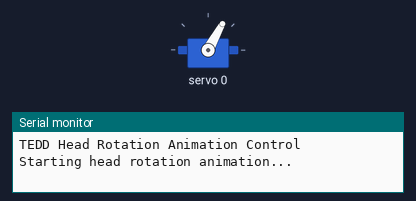
The sketch below on a simulated Arduino Uno, built with avr-gcc and run on an emulated ATmega328P. Shown: servo, the last lines printed to the serial monitor.

Above: at 0.05 s.
At 1.6 s:
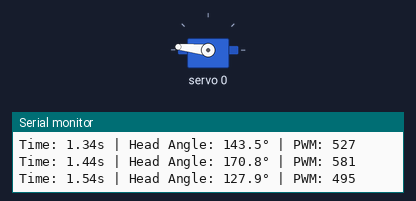
At 1.8 s:
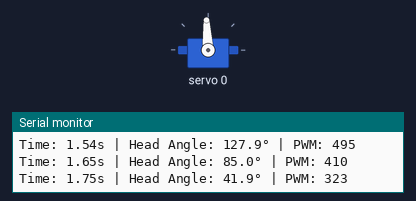
At 3.2 s:
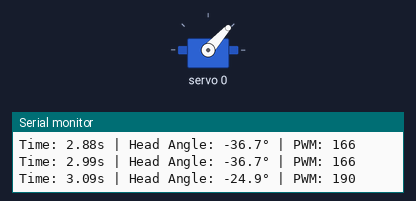
Timing chart, 0 to 7.7 s (numbered marks = the images above):
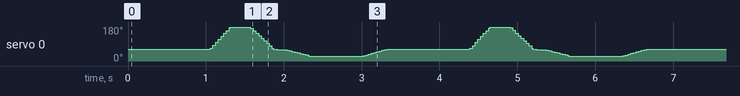

The sketch:

spinServo_teensy.ino
```cpp
#include <Wire.h>
#include <Adafruit_PWMServoDriver.h>

Adafruit_PWMServoDriver pwm = Adafruit_PWMServoDriver();

#define SERVO_FREQ 50
#define HEAD_SERVO_CHANNEL 0  // Use channel 0 for head rotation

// Servo PWM range for your setup
#define SERVO_MIN 150   // Your minimum PWM value
#define SERVO_MAX 600   // Your maximum PWM value
#define SERVO_CENTER 375 // Center position

// Animation timing
#define FRAME_RATE 60   // 60 FPS from your animation data
#define FRAME_DELAY_MS (1000 / FRAME_RATE)  // 16.67ms per frame

// Head rotation keyframe data (extracted from your JSON)
struct Keyframe {
  int frame;
  float time;
  float value;  // Rotation angle in degrees
};

// Key head rotation values from your animation
Keyframe headRotationKeyframes[] = {
  {1, 0.0167, 0},
  {62, 1.033, 0.911},
  {73, 1.217, 90},
  {85, 1.417, 180},
  {98, 1.633, 90},
  {111, 1.85, 0},
  {120, 2.0, -0.294},
  {139, 2.317, -36.661},
  {180, 3.0, -36.661},
  {197, 3.283, 0},
  {200, 3.333, 0}
};

int numKeyframes = sizeof(headRotationKeyframes) / sizeof(headRotationKeyframes[0]);
int currentKeyframe = 0;
unsigned long animationStartTime;
unsigned long lastFrameTime = 0;

void setup() {
  Serial.begin(115200);
  Serial.println("TEDD Head Rotation Animation Control");

  Wire.begin();
  pwm.begin();
  pwm.setOscillatorFrequency(27000000);
  pwm.setPWMFreq(SERVO_FREQ);

  delay(10);

  // Start animation
  animationStartTime = millis();
  Serial.println("Starting head rotation animation...");
}

void loop() {
  unsigned long currentTime = millis();

  // Calculate animation time in seconds
  float animationTime = (currentTime - animationStartTime) / 1000.0;

  // Get current head rotation angle from animation data
  float headAngle = getHeadRotationAtTime(animationTime);

  // Convert angle to servo PWM value
  int servoPWM = angleToServoPWM(headAngle);

  // Send PWM signal to head servo
  pwm.setPWM(HEAD_SERVO_CHANNEL, 0, servoPWM);

  // Print debug info every 100ms
  if (currentTime - lastFrameTime >= 100) {
    lastFrameTime = currentTime;
    Serial.print("Time: ");
    Serial.print(animationTime, 2);
    Serial.print("s | Head Angle: ");
    Serial.print(headAngle, 1);
    Serial.print("° | PWM: ");
    Serial.println(servoPWM);
  }

  // Loop animation every 3.33 seconds
  if (animationTime >= 3.33) {
    animationStartTime = millis();
    Serial.println("Restarting animation...");
  }

  delay(FRAME_DELAY_MS);  // Maintain 60 FPS timing
}

// Function to get head rotation angle at specific time
float getHeadRotationAtTime(float time) {
  // Handle time beyond animation length
  if (time > 3.33) {
    time = fmod(time, 3.33);  // Loop the animation
  }

  // Find the appropriate keyframe pair for interpolation
  for (int i = 0; i < numKeyframes - 1; i++) {
    if (time >= headRotationKeyframes[i].time && time <= headRotationKeyframes[i + 1].time) {
      // Linear interpolation between keyframes
      float t1 = headRotationKeyframes[i].time;
      float t2 = headRotationKeyframes[i + 1].time;
      float v1 = headRotationKeyframes[i].value;
      float v2 = headRotationKeyframes[i + 1].value;

      // Interpolation factor
      float factor = (time - t1) / (t2 - t1);

      // Interpolated angle
      return v1 + (v2 - v1) * factor;
    }
  }

  // Default to last keyframe value
  return headRotationKeyframes[numKeyframes - 1].value;
}

// Convert rotation angle to servo PWM value
int angleToServoPWM(float angle) {
  // Map your animation angles to servo range
  // Your animation: -36.66° to +180°
  // Servo range: 150 to 600 PWM values

  // Clamp angle to reasonable servo range
  float clampedAngle = constrain(angle, -45, 180);

  // Map angle to PWM range
  // -45° = SERVO_MIN (150), +180° = SERVO_MAX (600)
  int pwmValue = map(clampedAngle * 10, -450, 1800, SERVO_MIN, SERVO_MAX);

  // Ensure PWM value is within bounds
  return constrain(pwmValue, SERVO_MIN, SERVO_MAX);
}
```
